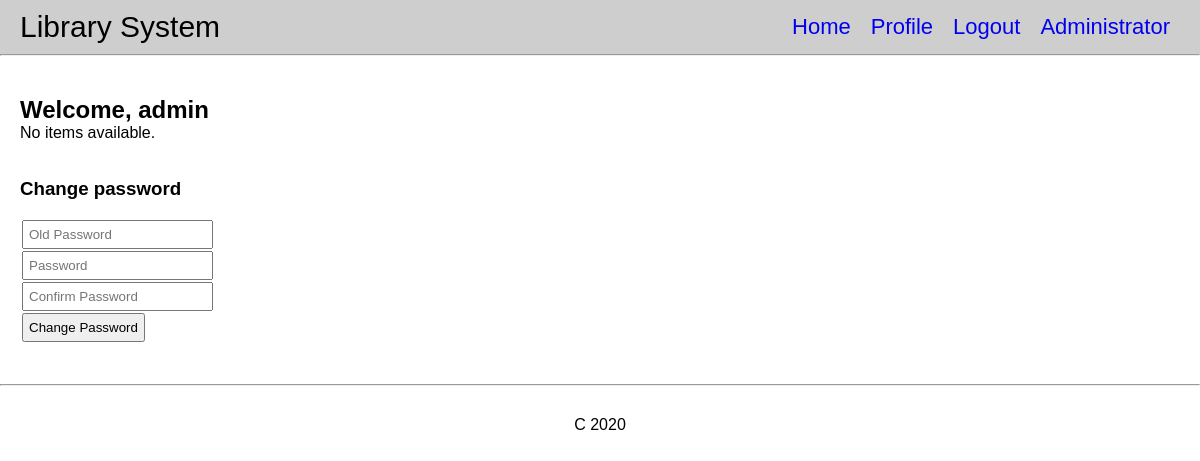
The page /user/profile/ (signed in) on the database as committed earlier.
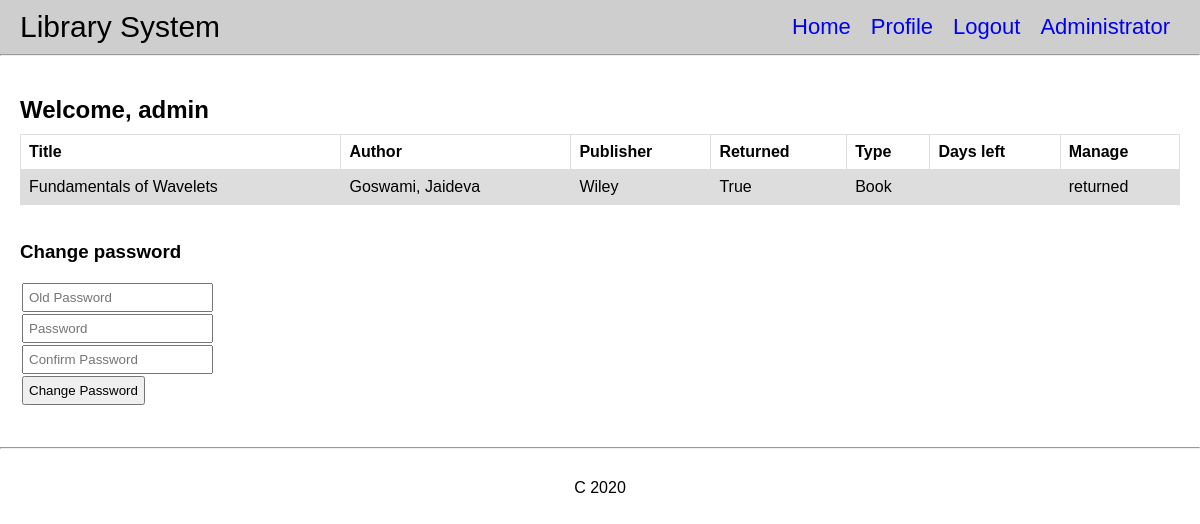
The same page on the database as committed later.
### library_app/models.py (models this page shows, shortened)
class ItemLoan(models.Model):
    user = models.ForeignKey(User, on_delete=models.CASCADE)
    item = models.ForeignKey(Item, on_delete=models.CASCADE)
    loaned_timestamp = models.DateTimeField(auto_now_add=True)
    returned_timestamp = models.DateTimeField(null=True)
    def is_available(self):
        return self.returned_timestamp is not None

class Item(models.Model):
    title = models.CharField(max_length=200)
    author = models.CharField(max_length=200)
    publisher = models.CharField(max_length=200)
    is_available = models.BooleanField(default=True)
    TYPE_CHOICES = [
        ('book', "Book"),
        ('magazine', "Magazine"),
    ]
    item_type = models.CharField(
        max_length=100, choices=TYPE_CHOICES, default='book')

### user_app/views.py (the view)
# urls.py: path("profile/", views.profile, name="profile"),
@login_required
def profile(request, extraContext={}):
    context = {}
    context.update(extraContext)
    user = request.user  # currently logged in user
    itemloans = ItemLoan.objects.filter(user=user)
    context = {"itemloans": itemloans, "user": user}
    return render(request, "user_app/profile.html", context)

### templates/user_app/profile.html (shortened to what this page needs)
{% extends "base.html" %} {% block title %}Profile{% endblock title%}
{% block content %}
<div>
  <h2>Welcome, {{user.username}}</h2>
  <div class="profile-items">
    {% if itemloans.count %}
      <table>
        <tr>
          <th>Title</th>
          <th>Author</th>
          <th>Publisher</th>
          <th>Returned</th>
          <th>Type</th>
          <th>Days left</th>
          <th>Manage</th>
        </tr>
        {% for itemloan in itemloans %}
        <tr>
          <td>{{itemloan.item.title}}</td>
          <td>{{itemloan.item.author}}</td>
          <td>{{itemloan.item.publisher}}</td>
          <td>{{ itemloan.is_available}}</td>
          <td>{{ itemloan.item.item_type|capfirst }}</td>
          <td>{% if itemloan.is_available %} {% else %} {{itemloan.daysLeft}} {% endif %}</td>
          <td>{% if itemloan.is_available %} returned {% else %} <a href="{% url "user_app:return_item" itemloan.item.item_type itemloan.item.id %}">Return</a> {% endif %}  </td>
        </tr>
        {% endfor %}
      </table>
    {% else %}
      <p>No items available.</p>
    {% endif %}
  </div>
  <div class="profile-settings">
  <br><br>
    <h3>Change password </h3>
    <br>
    <form action="{% url "user_app:change_password" %}" method="POST">
      <input type="password" name="old_password" placeholder="Old Password">
      <input type="password" name="new_password1" placeholder="Password">
      <input type="password" name="new_password2" placeholder="Confirm Password">
      <button>Change Password</button>
    </form>
  </div>
</div>
{% endblock content%}

Rows that differ between the two databases and show on the page:
added ItemLoan: item "Fundamentals of Wavelets", item.author "Goswami, Jaideva", item.publisher "Wiley", is_available "True", item.item_type "Book", shows "returned"
Other text that changed with them:
text no longer shown: "No items available."
text now shown: "Title Author Publisher Returned Type Days left Manage"
